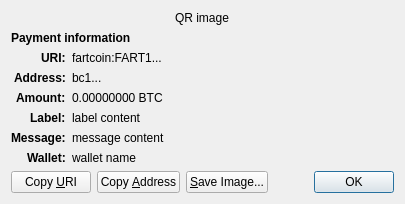
<?xml version="1.0" encoding="UTF-8"?>
<ui version="4.0">
 <class>ReceiveRequestDialog</class>
 <widget class="QDialog" name="ReceiveRequestDialog">
  <property name="geometry">
   <rect>
    <x>0</x>
    <y>0</y>
    <width>413</width>
    <height>229</height>
   </rect>
  </property>
  <property name="windowTitle">
   <string>Request payment to ...</string>
  </property>
  <layout class="QGridLayout" name="gridLayout" columnstretch="0,1">
   <property name="sizeConstraint">
    <enum>QLayout::SetFixedSize</enum>
   </property>
   <item row="0" column="0" colspan="2" alignment="Qt::AlignHCenter">
    <widget class="QRImageWidget" name="qr_code">
     <property name="text">
      <string notr="true">QR image</string>
     </property>
     <property name="textInteractionFlags">
      <set>Qt::NoTextInteraction</set>
     </property>
    </widget>
   </item>
   <item row="1" column="0" colspan="2">
    <widget class="QLabel" name="payment_header">
     <property name="font">
      <font>
       <weight>75</weight>
       <bold>true</bold>
      </font>
     </property>
     <property name="text">
      <string>Payment information</string>
     </property>
     <property name="textInteractionFlags">
      <set>Qt::NoTextInteraction</set>
     </property>
    </widget>
   </item>
   <item row="2" column="0" alignment="Qt::AlignRight|Qt::AlignTop">
    <widget class="QLabel" name="uri_tag">
     <property name="font">
      <font>
       <weight>75</weight>
       <bold>true</bold>
      </font>
     </property>
     <property name="text">
      <string notr="true">URI:</string>
     </property>
     <property name="textFormat">
      <enum>Qt::PlainText</enum>
     </property>
     <property name="textInteractionFlags">
      <set>Qt::NoTextInteraction</set>
     </property>
    </widget>
   </item>
   <item row="2" column="1" alignment="Qt::AlignTop">
    <widget class="QLabel" name="uri_content">
     <property name="text">
      <string notr="true">fartcoin:FART1...</string>
     </property>
     <property name="textFormat">
      <enum>Qt::RichText</enum>
     </property>
     <property name="wordWrap">
      <bool>true</bool>
     </property>
     <property name="textInteractionFlags">
      <set>Qt::TextSelectableByMouse</set>
     </property>
    </widget>
   </item>
   <item row="3" column="0" alignment="Qt::AlignRight|Qt::AlignTop">
    <widget class="QLabel" name="address_tag">
     <property name="font">
      <font>
       <weight>75</weight>
       <bold>true</bold>
      </font>
     </property>
     <property name="text">
      <string>Address:</string>
     </property>
     <property name="textInteractionFlags">
      <set>Qt::NoTextInteraction</set>
     </property>
    </widget>
   </item>
   <item row="3" column="1" alignment="Qt::AlignTop">
    <widget class="QLabel" name="address_content">
     <property name="text">
      <string notr="true">bc1...</string>
     </property>
     <property name="textFormat">
      <enum>Qt::PlainText</enum>
     </property>
     <property name="textInteractionFlags">
      <set>Qt::TextSelectableByMouse</set>
     </property>
    </widget>
   </item>
   <item row="4" column="0" alignment="Qt::AlignRight|Qt::AlignTop">
    <widget class="QLabel" name="amount_tag">
     <property name="font">
      <font>
       <weight>75</weight>
       <bold>true</bold>
      </font>
     </property>
     <property name="text">
      <string>Amount:</string>
     </property>
     <property name="textInteractionFlags">
      <set>Qt::NoTextInteraction</set>
     </property>
    </widget>
   </item>
   <item row="4" column="1" alignment="Qt::AlignTop">
    <widget class="QLabel" name="amount_content">
     <property name="text">
      <string notr="true">0.00000000 BTC</string>
     </property>
     <property name="textFormat">
      <enum>Qt::PlainText</enum>
     </property>
     <property name="textInteractionFlags">
      <set>Qt::TextSelectableByMouse</set>
     </property>
    </widget>
   </item>
   <item row="5" column="0" alignment="Qt::AlignRight|Qt::AlignTop">
    <widget class="QLabel" name="label_tag">
     <property name="font">
      <font>
       <weight>75</weight>
       <bold>true</bold>
      </font>
     </property>
     <property name="text">
      <string>Label:</string>
     </property>
     <property name="textInteractionFlags">
      <set>Qt::NoTextInteraction</set>
     </property>
    </widget>
   </item>
   <item row="5" column="1" alignment="Qt::AlignTop">
    <widget class="QLabel" name="label_content">
     <property name="text">
      <string notr="true">label content</string>
     </property>
     <property name="textFormat">
      <enum>Qt::PlainText</enum>
     </property>
     <property name="wordWrap">
      <bool>true</bool>
     </property>
     <property name="textInteractionFlags">
      <set>Qt::TextSelectableByMouse</set>
     </property>
    </widget>
   </item>
   <item row="6" column="0" alignment="Qt::AlignRight|Qt::AlignTop">
    <widget class="QLabel" name="message_tag">
     <property name="font">
      <font>
       <weight>75</weight>
       <bold>true</bold>
      </font>
     </property>
     <property name="text">
      <string>Message:</string>
     </property>
     <property name="textInteractionFlags">
      <set>Qt::NoTextInteraction</set>
     </property>
    </widget>
   </item>
   <item row="6" column="1" alignment="Qt::AlignTop">
    <widget class="QLabel" name="message_content">
     <property name="text">
      <string notr="true">message content</string>
     </property>
     <property name="textFormat">
      <enum>Qt::PlainText</enum>
     </property>
     <property name="wordWrap">
      <bool>true</bool>
     </property>
     <property name="textInteractionFlags">
      <set>Qt::TextSelectableByMouse</set>
     </property>
    </widget>
   </item>
   <item row="7" column="0" alignment="Qt::AlignRight|Qt::AlignTop">
    <widget class="QLabel" name="wallet_tag">
     <property name="font">
      <font>
       <weight>75</weight>
       <bold>true</bold>
      </font>
     </property>
     <property name="text">
      <string>Wallet:</string>
     </property>
     <property name="textInteractionFlags">
      <set>Qt::NoTextInteraction</set>
     </property>
    </widget>
   </item>
   <item row="7" column="1" alignment="Qt::AlignTop">
    <widget class="QLabel" name="wallet_content">
     <property name="text">
      <string notr="true">wallet name</string>
     </property>
     <property name="textFormat">
      <enum>Qt::PlainText</enum>
     </property>
     <property name="wordWrap">
      <bool>true</bool>
     </property>
     <property name="textInteractionFlags">
      <set>Qt::TextSelectableByMouse</set>
     </property>
    </widget>
   </item>
   <item row="8" column="0" colspan="2">
    <layout class="QHBoxLayout" name="horizontalLayout">
     <item>
      <widget class="QPushButton" name="btnCopyURI">
       <property name="text">
        <string>Copy &amp;URI</string>
       </property>
       <property name="autoDefault">
        <bool>false</bool>
       </property>
      </widget>
     </item>
     <item>
      <widget class="QPushButton" name="btnCopyAddress">
       <property name="text">
        <string>Copy &amp;Address</string>
       </property>
       <property name="autoDefault">
        <bool>false</bool>
       </property>
      </widget>
     </item>
     <item>
      <widget class="QPushButton" name="btnSaveAs">
       <property name="text">
        <string>&amp;Save Image...</string>
       </property>
       <property name="autoDefault">
        <bool>false</bool>
       </property>
      </widget>
     </item>
     <item>
      <spacer name="horizontalSpacer_2">
       <property name="orientation">
        <enum>Qt::Horizontal</enum>
       </property>
       <property name="sizeHint" stdset="0">
        <size>
         <width>40</width>
         <height>20</height>
        </size>
       </property>
      </spacer>
     </item>
     <item>
      <widget class="QDialogButtonBox" name="buttonBox">
       <property name="focusPolicy">
        <enum>Qt::StrongFocus</enum>
       </property>
       <property name="standardButtons">
        <set>QDialogButtonBox::Ok</set>
       </property>
      </widget>
     </item>
    </layout>
   </item>
  </layout>
 </widget>
 <customwidgets>
  <customwidget>
   <class>QRImageWidget</class>
   <extends>QLabel</extends>
   <header>qt/qrimagewidget.h</header>
  </customwidget>
 </customwidgets>
 <tabstops>
  <tabstop>buttonBox</tabstop>
  <tabstop>btnCopyURI</tabstop>
  <tabstop>btnCopyAddress</tabstop>
  <tabstop>btnSaveAs</tabstop>
 </tabstops>
 <resources/>
 <connections>
  <connection>
   <sender>buttonBox</sender>
   <signal>accepted()</signal>
   <receiver>ReceiveRequestDialog</receiver>
   <slot>accept()</slot>
   <hints>
    <hint type="sourcelabel">
     <x>135</x>
     <y>230</y>
    </hint>
    <hint type="destinationlabel">
     <x>135</x>
     <y>126</y>
    </hint>
   </hints>
  </connection>
 </connections>
</ui>
